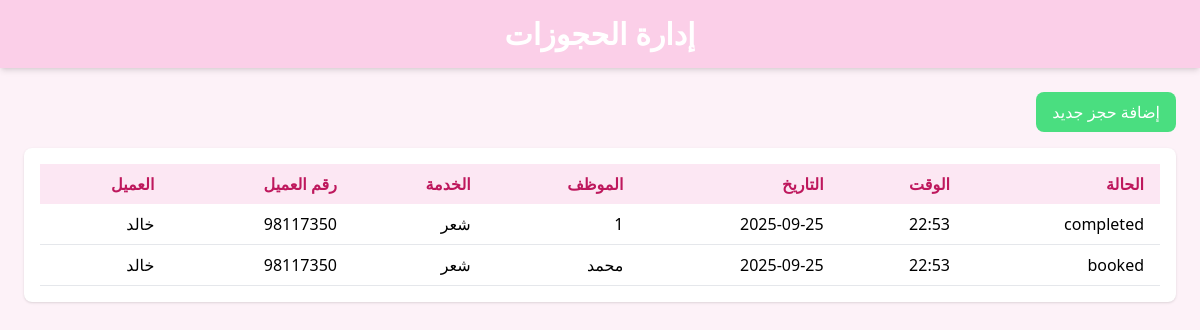
The page /pos/bookings (signed in) on the database as committed earlier.
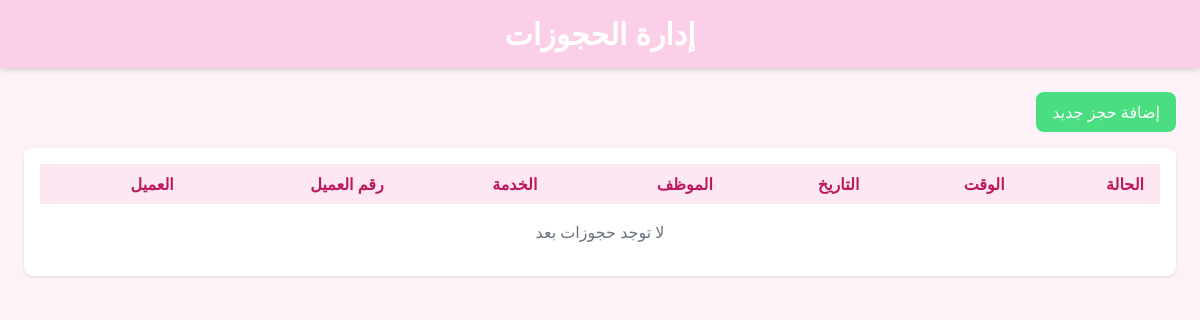
The same page on the database as committed later.
### models.py (models this page shows)
class Booking(db.Model):
    id = db.Column(db.Integer, primary_key=True)
    customer_id = db.Column(db.Integer, db.ForeignKey('customer.id'))
    service_id = db.Column(db.Integer, db.ForeignKey('service.id'))
    employee_id = db.Column(db.Integer, db.ForeignKey('employee.id'))
    date = db.Column(db.Date)
    time = db.Column(db.Time)
    status = db.Column(db.String(20))
    customer = db.relationship('Customer', backref='bookings', lazy=True)
    service = db.relationship('Service', backref='bookings', lazy=True)
    employee = db.relationship('Employee', backref='bookings', lazy=True)

class Customer(db.Model):
    id = db.Column(db.Integer, primary_key=True)
    name = db.Column(db.String(100), nullable=False)
    phone = db.Column(db.String(20), unique=True, nullable=False)
    email = db.Column(db.String(120))
    visits = db.Column(db.Integer, default=0)
    loyalty_points = db.Column(db.Integer, default=0)

class Service(db.Model):
    id = db.Column(db.Integer, primary_key=True)
    name = db.Column(db.String(100), nullable=False)
    price = db.Column(db.Numeric(10,2), nullable=False)
    duration_minutes = db.Column(db.Integer)
    image_url = db.Column(db.String(200))
    employee_id = db.Column(db.Integer, db.ForeignKey('employee.id'))

class Employee(db.Model):
    id = db.Column(db.Integer, primary_key=True)
    name = db.Column(db.String(100), nullable=False)
    specialty = db.Column(db.String(100))
    work_hours = db.Column(db.String(100))
    commission_rate = db.Column(db.Numeric(5,2), default=0.0)
    role = db.Column(db.String(30), default='staff')  # admin, staff, accountant
    user_id = db.Column(db.Integer, db.ForeignKey('user.id'))
    user = db.relationship('User', backref='employee')

### routes/main.py (the view, shortened to what this page needs)
@main_bp.route('/pos/bookings', methods=['GET', 'POST'])
def pos_bookings():
    if session.get('role') not in ['accountant', 'admin', 'staff']:
        return "Access Denied", 403
    employees = Employee.query.all()
    services = Service.query.all()
    customers = Customer.query.all()
    bookings = Booking.query.order_by(Booking.date.desc(), Booking.time.desc()).all()
    return render_template(
        'pos_bookings.html',
        employees=employees,
        services=services,
        customers=customers,
        bookings=bookings
    )

### templates/pos_bookings.html (shortened to what this page needs)
<!DOCTYPE html>
<html lang="ar">
<head>
<script src="https://cdn.tailwindcss.com"></script>
</head>
<body class="bg-pink-50 font-sans">
<header class="bg-pink-200 p-4 shadow-md">
    <h1 class="text-3xl font-bold text-white text-center">إدارة الحجوزات</h1>
</header>
<main class="p-6">
  {% if session.get('role') in ['accountant', 'admin'] %}
  <div class="mb-4 text-right">
    <button
      class="bg-green-400 text-white py-2 px-4 rounded-lg hover:bg-green-500 transition"
      onclick="openBookingModal()">
      إضافة حجز جديد
    </button>
  </div>
  {% endif %}
  <div class="overflow-x-auto bg-white rounded-lg shadow p-4">
    <table class="min-w-full text-right">
      <thead class="bg-pink-100 text-pink-700">
        <tr>
          <th class="py-2 px-4">العميل</th>
          <th class="py-2 px-4">رقم العميل</th>
          <th class="py-2 px-4">الخدمة</th>
          <th class="py-2 px-4">الموظف</th>
          <th class="py-2 px-4">التاريخ</th>
          <th class="py-2 px-4">الوقت</th>
          <th class="py-2 px-4">الحالة</th>
        </tr>
      </thead>
      <tbody>
        {% for booking in bookings %}
        <tr class="border-b hover:bg-pink-50">
          <td class="py-2 px-4">{{ booking.customer.name }}</td>
          <td class="py-2 px-4">{{ booking.customer.phone }}</td>
          <td class="py-2 px-4">{{ booking.service.name }}</td>
          <td class="py-2 px-4">{{ booking.employee.name }}</td>
          <td class="py-2 px-4">{{ booking.date.strftime('%Y-%m-%d') }}</td>
          <td class="py-2 px-4">{{ booking.time.strftime('%H:%M') }}</td>
          <td class="py-2 px-4">{{ booking.status }}</td>
        </tr>
        {% else %}
        <tr>
          <td colspan="7" class="py-4 text-center text-gray-500">لا توجد حجوزات بعد</td>
        </tr>
        {% endfor %}
      </tbody>
    </table>
  </div>
</main>
</body>
</html>

Rows that differ between the two databases and show on the page:
removed Booking: customer.name "خالد", customer.phone "98117350", service.name "شعر", employee.name "1", date "2025-09-25", time "22:53", status "completed"
removed Booking: customer.name "خالد", customer.phone "98117350", service.name "شعر", employee.name "محمد", date "2025-09-25", time "22:53", status "booked"
Other text that changed with them:
text now shown: "لا توجد حجوزات بعد"
